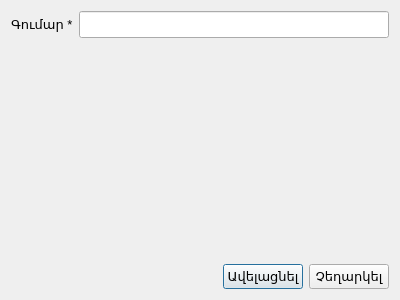
<?xml version="1.0" encoding="UTF-8"?>
<ui version="4.0">
 <class>addStorageCostsDlg</class>
 <widget class="QDialog" name="addStorageCostsDlg">
  <property name="geometry">
   <rect>
    <x>0</x>
    <y>0</y>
    <width>400</width>
    <height>300</height>
   </rect>
  </property>
  <property name="windowTitle">
   <string>Պահոցի Ծախս</string>
  </property>
  <layout class="QGridLayout" name="gridLayout">
   <item row="0" column="0">
    <layout class="QHBoxLayout" name="horizontalLayout">
     <item>
      <widget class="QLabel" name="lblCosts">
       <property name="font">
        <font>
         <pointsize>10</pointsize>
        </font>
       </property>
       <property name="text">
        <string>Գումար *</string>
       </property>
      </widget>
     </item>
     <item>
      <widget class="QLineEdit" name="editCosts">
       <property name="font">
        <font>
         <pointsize>12</pointsize>
        </font>
       </property>
       <property name="maxLength">
        <number>30</number>
       </property>
      </widget>
     </item>
    </layout>
   </item>
   <item row="1" column="0">
    <spacer name="verticalSpacer">
     <property name="orientation">
      <enum>Qt::Vertical</enum>
     </property>
     <property name="sizeHint" stdset="0">
      <size>
       <width>20</width>
       <height>217</height>
      </size>
     </property>
    </spacer>
   </item>
   <item row="2" column="0">
    <layout class="QHBoxLayout" name="horizontalLayout_2">
     <item>
      <spacer name="horizontalSpacer_4">
       <property name="orientation">
        <enum>Qt::Horizontal</enum>
       </property>
       <property name="sizeHint" stdset="0">
        <size>
         <width>40</width>
         <height>20</height>
        </size>
       </property>
      </spacer>
     </item>
     <item>
      <widget class="QPushButton" name="btnAddCosts">
       <property name="sizePolicy">
        <sizepolicy hsizetype="Fixed" vsizetype="Fixed">
         <horstretch>0</horstretch>
         <verstretch>0</verstretch>
        </sizepolicy>
       </property>
       <property name="font">
        <font>
         <pointsize>10</pointsize>
        </font>
       </property>
       <property name="text">
        <string>Ավելացնել</string>
       </property>
       <property name="icon">
        <iconset resource="farmmanager.qrc">
         <normaloff>:/FarmManager/Resources/plus.png</normaloff>:/FarmManager/Resources/plus.png</iconset>
       </property>
       <property name="default">
        <bool>true</bool>
       </property>
      </widget>
     </item>
     <item>
      <widget class="QPushButton" name="btnCancel">
       <property name="font">
        <font>
         <pointsize>10</pointsize>
        </font>
       </property>
       <property name="text">
        <string>Չեղարկել</string>
       </property>
      </widget>
     </item>
    </layout>
   </item>
  </layout>
 </widget>
 <resources>
  <include location="farmmanager.qrc"/>
 </resources>
 <connections>
  <connection>
   <sender>btnCancel</sender>
   <signal>clicked()</signal>
   <receiver>addStorageCostsDlg</receiver>
   <slot>reject()</slot>
   <hints>
    <hint type="sourcelabel">
     <x>336</x>
     <y>261</y>
    </hint>
    <hint type="destinationlabel">
     <x>391</x>
     <y>205</y>
    </hint>
   </hints>
  </connection>
 </connections>
</ui>
